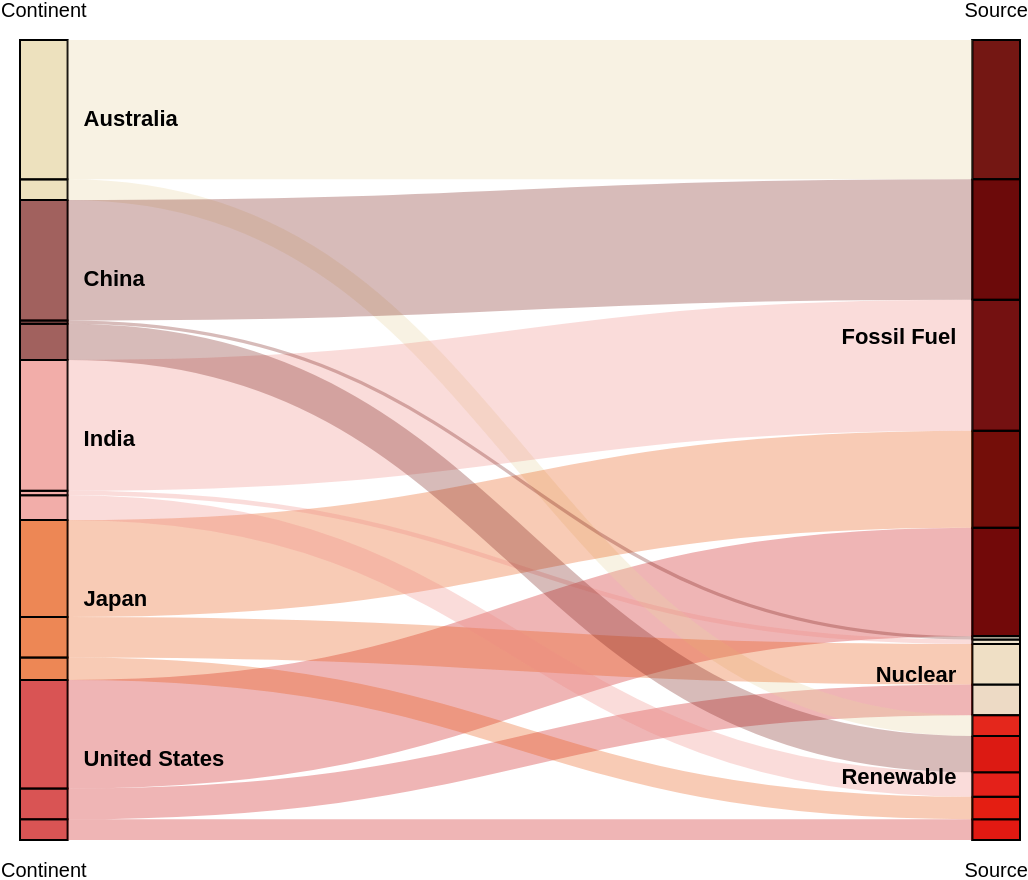

Source (Vega-Lite JSON):
### Vega specification from a JSON file in a GitHub repository (floating-point values rounded to 4 significant figures)
{"$schema": "https://vega.github.io/schema/vega/v3.0.json", "height": 400, "width": 500, "data": [{"name": "rawData", "values": [{"continent": "United States", "status": "Renewable", "number": 12.95, "stk1": "United", "stk2": "Renewable", "size": 12.95}, {"continent": "United States", "status": "Nuclear", "number": 19.23, "stk1": "United States", "stk2": "Nuclear", "size": 19.23}, {"continent": "United States", "status": "Fossil Fuel", "number": 67.82, "stk1": "United States", "stk2": "Fossil Fuel", "size": 67.82}, {"continent": "Australia", "status": "Renewable", "number": 12.95, "stk1": "Australia", "stk2": "Renewable", "size": 12.95}, {"continent": "Australia", "status": "Nuclear", "number": 0, "stk1": "Australia", "stk2": "Nuclear", "size": 0}, {"continent": "Australia", "status": "Fossil Fuel", "number": 87.05, "stk1": "Australia", "stk2": "Fossil Fuel", "size": 87.05}, {"continent": "Japan", "status": "Renewable", "number": 14.03, "stk1": "Japan", "stk2": "Renewable", "size": 14.03}, {"continent": "Japan", "status": "Nuclear", "number": 25.3, "stk1": "Nuclear", "stk2": "Renewable", "size": 25.3}, {"continent": "Japan", "status": "Fossil Fuel", "number": 60.67, "stk1": "Japan", "stk2": "Fossil Fuel", "size": 60.67}, {"continent": "India", "status": "Renewable", "number": 15.41, "stk1": "India", "stk2": "Renewable", "size": 15.41}, {"continent": "India", "status": "Nuclear", "number": 2.8, "stk1": "India", "stk2": "Nuclear", "size": 2.8}, {"continent": "India", "status": "Fossil Fuel", "number": 81.79, "stk1": "India", "stk2": "Fossil Fuel", "size": 81.79}, {"continent": "China", "status": "Renewable", "number": 22.61, "stk1": "China", "stk2": "Renewable", "size": 22.61}, {"continent": "China", "status": "Nuclear", "number": 2.05, "stk1": "China", "stk2": "Nuclear", "size": 2.05}, {"continent": "China", "status": "Fossil Fuel", "number": 75.34, "stk1": "China", "stk2": "Fossil Fuel", "size": 75.34}], "transform": [{"type": "formula", "expr": "datum['continent']", "as": "stk1"}, {"type": "formula", "expr": "datum.status", "as": "stk2"}, {"type": "formula", "expr": "datum.number", "as": "size"}]}, {"name": "nodes", "source": "rawData", "transform": [{"type": "formula", "expr": "datum.stk1+datum.stk2", "as": "key"}, {"type": "fold", "fields": ["stk1", "stk2"], "as": ["stack", "grpId"]}, {"type": "formula", "expr": "datum.stack == 'stk1' ? datum.stk1+' '+datum.stk2 : datum.stk2+' '+datum.stk1", "as": "sortField"}, {"type": "stack", "groupby": ["stack"], "sort": {"field": "sortField", "order": "descending"}, "field": "size"}, {"type": "formula", "expr": "(datum.y0+datum.y1)/2", "as": "yc"}]}, {"name": "groups", "source": "nodes", "transform": [{"type": "aggregate", "groupby": ["stack", "grpId"], "fields": ["size"], "ops": ["sum"], "as": ["total"]}, {"type": "stack", "groupby": ["stack"], "sort": {"field": "grpId", "order": "descending"}, "field": "total"}, {"type": "formula", "expr": "scale('y', datum.y0)", "as": "scaledY0"}, {"type": "formula", "expr": "scale('y', datum.y1)", "as": "scaledY1"}, {"type": "formula", "expr": "datum.stack == 'stk1'", "as": "rightLabel"}, {"type": "formula", "expr": "datum.total/domain('y')[1]", "as": "percentage"}]}, {"name": "destinationNodes", "source": "nodes", "transform": [{"type": "filter", "expr": "datum.stack == 'stk2'"}]}, {"name": "edges", "source": "nodes", "transform": [{"type": "filter", "expr": "datum.stack == 'stk1'"}, {"type": "lookup", "from": "destinationNodes", "key": "key", "fields": ["key"], "as": ["target"]}, {"type": "linkpath", "orient": "horizontal", "shape": "diagonal", "sourceY": {"expr": "scale('y', datum.yc)"}, "sourceX": {"expr": "scale('x', 'stk1') + bandwidth('x')"}, "targetY": {"expr": "scale('y', datum.target.yc)"}, "targetX": {"expr": "scale('x', 'stk2')"}}, {"type": "formula", "expr": "range('y')[0]-scale('y', datum.size)", "as": "strokeWidth"}, {"type": "formula", "expr": "datum.size/domain('y')[1]", "as": "percentage"}]}], "scales": [{"name": "x", "type": "band", "range": "width", "domain": ["stk1", "stk2"], "paddingOuter": 0.0, "paddingInner": 0.95}, {"name": "y", "type": "linear", "range": "height", "domain": {"data": "nodes", "field": "y1"}}, {"name": "stackNames", "type": "ordinal", "range": ["Continent", "Source"], "domain": ["stk1", "stk2"]}, {"name": "color", "type": "ordinal", "domain": ["Renewable", "Nuclear", "Fossil Fuel"], "range": ["#e3120b", "#efe8d1", "#660000"]}, {"name": "color_outcome", "type": "ordinal", "domain": ["Australia", "China", "India", "Japan", "United States"], "range": ["#e6d4a3", "#7a1f1a", "#ed8b85", "#e6550d", "#c90c0c"]}], "axes": [{"orient": "bottom", "scale": "x", "domain": false, "ticks": false, "labelPadding": 10, "encode": {"labels": {"update": {"text": {"scale": "stackNames", "field": "value", "fontWeight": "bold", "fontSize": 100}}}}}, {"orient": "top", "scale": "x", "domain": false, "ticks": false, "labelPadding": 10, "encode": {"labels": {"update": {"text": {"scale": "stackNames", "field": "value", "fontWeight": "light", "fontSize": 10}}}}}, {"orient": "left", "scale": "y", "labels": false, "domain": false, "ticks": false}], "marks": [{"type": "rect", "from": {"data": "nodes"}, "encode": {"enter": {"stroke": {"value": "#000"}, "fill": {"scale": "color_outcome", "field": "stk1"}, "fillOpacity": {"value": 0.7}, "strokeWidth": {"value": 1}, "width": {"scale": "x", "band": 1}, "x": {"scale": "x", "field": "stack"}, "y": {"field": "y0", "scale": "y"}, "y2": {"field": "y1", "scale": "y"}}}}, {"type": "rect", "from": {"data": "destinationNodes"}, "encode": {"enter": {"stroke": {"value": "#000"}, "fill": {"scale": "color", "field": "stk2"}, "fillOpacity": {"value": 0.9}, "strokeWidth": {"value": 1}, "width": {"scale": "x", "band": 1}, "x": {"scale": "x", "field": "stack"}, "y": {"field": "y0", "scale": "y"}, "y2": {"field": "y1", "scale": "y"}}}}, {"type": "path", "name": "edgeMark", "from": {"data": "edges"}, "clip": true, "encode": {"update": {"stroke": [{"scale": "color_outcome", "field": "stk1"}], "strokeWidth": {"field": "strokeWidth"}, "path": {"field": "path"}, "strokeOpacity": {"signal": " (groupHover.stk1 == datum.stk1 || groupHover.stk2 == datum.stk2) ? 0.9 : 0.3"}, "zindex": {"signal": "(groupHover.stk1 == datum.stk1 || groupHover.stk2 == datum.stk2) ? 1 : 0"}, "tooltip": {"signal": "datum.stk1 + ' → ' + datum.stk2 + '    ' + format(datum.size, ',.0f') + '%'"}}, "hover": {"strokeOpacity": {"value": 1}}}}, {"type": "text", "from": {"data": "groups"}, "interactive": false, "encode": {"update": {"x": {"signal": "scale('x', datum.stack) + (datum.rightLabel ? bandwidth('x') + 8 : -8)"}, "yc": {"signal": "(datum.scaledY0 + datum.scaledY1)/2"}, "align": {"signal": "datum.rightLabel ? 'left' : 'right'"}, "baseline": {"value": "middle"}, "fontWeight": {"value": "bold"}, "text": {"signal": "abs(datum.scaledY0-datum.scaledY1) > 13 ? datum.grpId : ''"}}}}], "signals": [{"name": "groupHover", "value": {}, "on": [{"events": "@groupMark:mouseover", "update": "{stk1:datum.stack=='stk1' && datum.grpId, stk2:datum.stack=='stk2' && datum.grpId}"}, {"events": "mouseout", "update": "{}"}]}], "config": {}}
